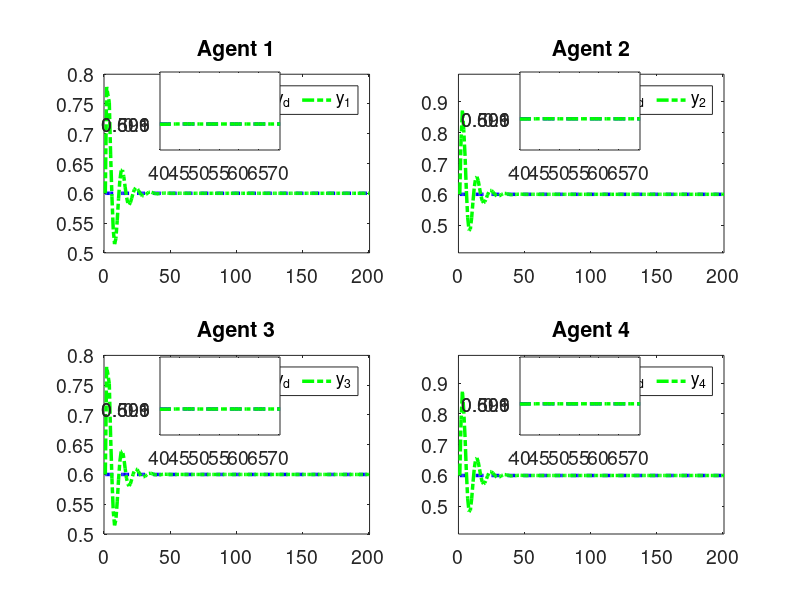
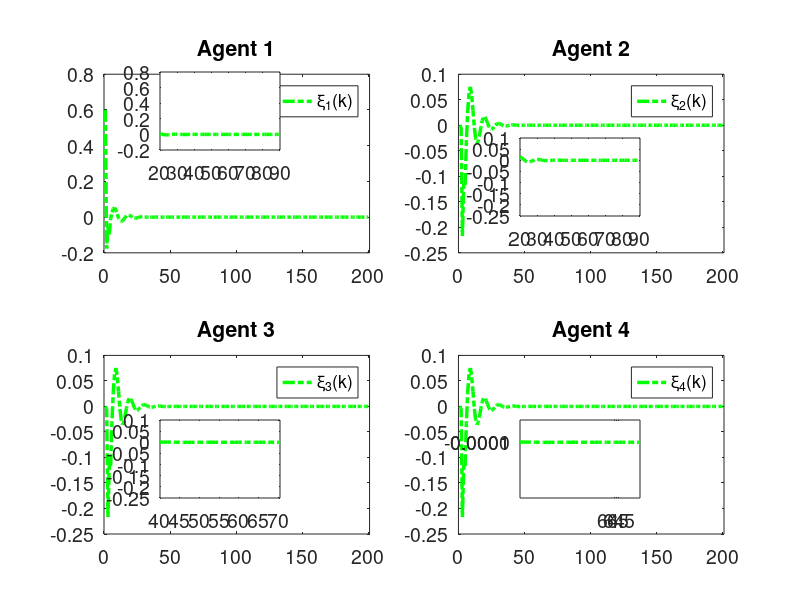

MATLAB code to generate these figures, in order:
clc; clear;

% Parameters
rho = 7.5;            % Increase gain for better control response
eta = 1;              % Increase to make the adaptive update faster
lamda = 350;          % Model-free parameter
mu = 0.005;           % Adaptive parameter
epsilon = 1e-5;       % Small threshold for stability
alpha = 15;           % Smoothing factor for error dynamics
T = 0.1;              % Sampling time (kept for calculations but not used in time vector)
gamma1 = 0.45;        % Adjust control gains for faster tracking
gamma2 = 0.15;        % Adjust control gains
gamma3 = 0.45;        % Adjust control gains
gamma4 = 0.15;        % Adjust control gains
beta = 10;            % Sliding mode coefficient
sigma = 95;           % Sliding mode parameter
tau = 1e-5;           % Small damping term

rT = 1024;            % Sample rate
L = 200;              % Time steps
m = 200;              % Data size
n = 600;              % Data size

% Initialization
phi1 = zeros(m+1,1); 
phi2 = zeros(m+1,1); 
phi3 = zeros(m+1,1); 
phi4 = zeros(m+1,1);
mfa1 = zeros(m+1,1); 
mfa2 = zeros(m+1,1); 
mfa3 = zeros(m+1,1); 
mfa4 = zeros(m+1,1);
sm1 = zeros(m,1);  
sm2 = zeros(m,1);  
sm3 = zeros(m,1);  
sm4 = zeros(m,1);
y1 = zeros(m+1,1); 
y2 = zeros(m+1,1); 
y3 = zeros(m+1,1); 
y4 = zeros(m+1,1);
u1 = zeros(m,1);   
u2 = zeros(m,1);   
u3 = zeros(m,1);   
u4 = zeros(m,1);
xi1 = zeros(m,1);  
xi2 = zeros(m,1);  
xi3 = zeros(m,1);  
xi4 = zeros(m,1);
s1 = zeros(m,1);   
s2 = zeros(m,1);   
s3 = zeros(m,1);   
s4 = zeros(m,1);
yd = zeros(m+1,1);

% Desired signal (Reference trajectory)
for k = 1:1:m+1
    yd(k) = 0.6; % Time-invariant constant reference signal
    % yd(k) = 0.6 * sin(0.05 * pi * k) + 0.6 * cos(0.03 * pi * k);
end

for k = 1:m
    % Adaptive Gain update
    if k == 1
        phi1(k) = 4.0; 
        phi2(k) = 4.0; 
        phi3(k) = 4.0; 
        phi4(k) = 4.0;
    elseif k == 2
        phi1(k) = phi1(k-1) + (eta * u1(k-1) / (mu + u1(k-1)^2)) * (y1(k) - phi1(k-1)*u1(k-1));
        phi2(k) = phi2(k-1) + (eta * u2(k-1) / (mu + u2(k-1)^2)) * (y2(k) - phi2(k-1)*u2(k-1));
        phi3(k) = phi3(k-1) + (eta * u3(k-1) / (mu + u3(k-1)^2)) * (y3(k) - phi3(k-1)*u3(k-1));
        phi4(k) = phi4(k-1) + (eta * u4(k-1) / (mu + u4(k-1)^2)) * (y4(k) - phi4(k-1)*u4(k-1));
    else
        phi1(k) = phi1(k-1) + (eta * (u1(k-1) - u1(k-2)) / (mu + (u1(k-1) - u1(k-2))^2)) * (y1(k) - y1(k-1) - phi1(k-1) * (u1(k-1) - u1(k-2)));
        phi2(k) = phi2(k-1) + (eta * (u2(k-1) - u2(k-2)) / (mu + (u2(k-1) - u2(k-2))^2)) * (y2(k) - y2(k-1) - phi2(k-1) * (u2(k-1) - u2(k-2)));
        phi3(k) = phi3(k-1) + (eta * (u3(k-1) - u3(k-2)) / (mu + (u3(k-1) - u3(k-2))^2)) * (y3(k) - y3(k-1) - phi3(k-1) * (u3(k-1) - u3(k-2)));
        phi4(k) = phi4(k-1) + (eta * (u4(k-1) - u4(k-2)) / (mu + (u4(k-1) - u4(k-2))^2)) * (y4(k) - y4(k-1) - phi4(k-1) * (u4(k-1) - u4(k-2)));
    end

    % Stability protection
    if k > 2 && (abs(phi1(k)) <= epsilon || abs(u1(k-1) - u1(k-2)) <= epsilon || sign(phi1(k)) ~= sign(phi1(1)))
        phi1(k) = phi1(1);
    end
    if k > 2 && (abs(phi2(k)) <= epsilon || abs(u2(k-1) - u2(k-2)) <= epsilon || sign(phi2(k)) ~= sign(phi2(1)))
        phi2(k) = phi2(1);
    end
    if k > 2 && (abs(phi3(k)) <= epsilon || abs(u3(k-1) - u3(k-2)) <= epsilon || sign(phi3(k)) ~= sign(phi3(1)))
        phi3(k) = phi3(1);
    end
    if k > 2 && (abs(phi4(k)) <= epsilon || abs(u4(k-1) - u4(k-2)) <= epsilon || sign(phi4(k)) ~= sign(phi4(1)))
        phi4(k) = phi4(1);
    end

    % Error dynamics
    xi1(k) = yd(k) - 2*y1(k) + y4(k);
    xi2(k) = y1(k) - 2*y2(k) + y3(k);
    xi3(k) = y2(k) + yd(k) - 2*y3(k);
    xi4(k) = y1(k) + y3(k) - 2*y4(k);

    % Fix: Handle k=1 case for sliding surfaces
    if k == 1
        s1(k) = 0;
        s2(k) = 0;
        s3(k) = 0;
        s4(k) = 0;
    else
        s1(k) = alpha * xi1(k) - xi1(k-1);
        s2(k) = alpha * xi2(k) - xi2(k-1);
        s3(k) = alpha * xi3(k) - xi3(k-1);
        s4(k) = alpha * xi4(k) - xi4(k-1);
    end

    % MFAC updates
    if k == 1
        mfa1(k) = 0;
        mfa2(k) = 0;
        mfa3(k) = 0;
        mfa4(k) = 0;
    else
        mfa1(k) = mfa1(k-1) + (rho * phi1(k)) / (lamda + abs(phi1(k)^2)) * xi1(k);
        mfa2(k) = mfa2(k-1) + (rho * phi2(k)) / (lamda + abs(phi2(k)^2)) * xi2(k);
        mfa3(k) = mfa3(k-1) + (rho * phi3(k)) / (lamda + abs(phi3(k)^2)) * xi3(k);
        mfa4(k) = mfa4(k-1) + (rho * phi4(k)) / (lamda + abs(phi4(k)^2)) * xi4(k);
    end

    % SMC updates
    if k == 1 
        sm1(k) = 0;
        sm2(k) = 0;
        sm3(k) = 0;
        sm4(k) = 0;
    else
        sm1(k) = sm1(k-1) + (beta * phi1(k)) / (sigma + (phi1(k))^2) * ...
            ( (xi1(k) + (y4(k) - y4(k-1)) + (yd(k+1) - yd(k))) / (1 + 1) ...
            - (xi1(k)) / (alpha * (2)) + tau * sign(s1(k)) );

        sm2(k) = sm2(k-1) + (beta * phi2(k)) / (sigma + (phi2(k)^2)) * ...
            ( (xi2(k) + (y1(k) - y1(k-1)) + (y3(k) - y3(k-1))) / (1 + 1) ...
            - (xi2(k)) / (alpha * 2) + tau * sign(s2(k)) );

        sm3(k) = sm3(k-1) + (beta * phi3(k)) / (sigma + (phi3(k)^2)) * ...
            ( (xi3(k) + (y2(k) - y2(k-1)) + (yd(k+1) - yd(k))) / (1 + 1) ...
            - (xi3(k)) / (alpha * (2)) + tau * sign(s3(k)) );

        sm4(k) = sm4(k-1) + (beta * phi4(k)) / (sigma + (phi4(k)^2)) * ...
            ( (xi4(k) + (y1(k) - y1(k-1)) + (y3(k) - y3(k-1))) / (1 + 1) ...
            - (xi4(k)) / (alpha * (2)) + tau * sign(s4(k)) );
    end

    % Control signal
    if k == 1
        u1(k) = 0.01;
        u2(k) = 0.01;
        u3(k) = 0.01;
        u4(k) = 0.01;
    else
        u1(k) = mfa1(k) + gamma1 * sm1(k);
        u2(k) = mfa2(k) + gamma2 * sm2(k);
        u3(k) = mfa3(k) + gamma3 * sm3(k);
        u4(k) = mfa4(k) + gamma4 * sm4(k);
    end
    if k == 1
        y1(k) = 0.6;
        y2(k) = 0.6;
        y3(k) = 0.6;
        y4(k) = 0.6;
    end

    % Plant model update with nonlinear term and feedforward
    a = 0.5;
    b1 = 1.2 * n / (rT * 0.2);
    b2 = 1.2 * n / (rT * 0.2);
    b3 = 1.2 * n / (rT * 0.2);
    b4 = 1.2 * n / (rT * 0.2);
    
    nonlinearity1 = 0.03; % Coefficient for cubic nonlinearity
    nonlinearity2 = 0.01; % Coefficient for cubic nonlinearity
    nonlinearity3 = 0.02; % Coefficient for cubic nonlinearity
    nonlinearity4 = 0.01; % Coefficient for cubic nonlinearity
    ff_gain = 0.45; % Feedforward gain
    
    % Add cubic nonlinearity and feedforward term
    y1(k+1) = a * y1(k) + b1 * u1(k) - nonlinearity1 * y1(k)^3 + ff_gain;
    y2(k+1) = a * y2(k) + b2 * u2(k) - nonlinearity2 * y2(k)^2 + ff_gain;
    y3(k+1) = a * y3(k) + b3 * u3(k) - nonlinearity3 * y3(k)^3 + ff_gain;
    y4(k+1) = a * y4(k) + b4 * u4(k) - nonlinearity4 * y4(k)^2 + ff_gain;
end

% Plotting
% Time vector for plotting
t = 1:1:m+1;  % Gives 201 points, as expected
font_size = 14;

% Verify time vector and array lengths
disp(['Length of t: ', num2str(length(t))]); % Should display 201
disp(['Length of y1: ', num2str(length(y1))]); % Should be 201
disp(['Length of yd: ', num2str(length(yd))]); % Should be 201
disp(['Length of xi1: ', num2str(length(xi1))]); % Should be 200

% Plot 4 subplots
figure('Position', [100, 100, 15*100, 7.5*100]); % [left, bottom, width, height] in pixels
subplot(2,2,1);
plot(t, yd, '--b', 'LineWidth', 2.5); hold on;
plot(t, y1, '-.g', 'LineWidth', 2.5);
title('Agent 1'); grid off;
legend('y_d','y_1','Orientation', 'horizontal');
set(gca, 'FontSize', font_size);
xlim([0 m+1]); % X-axis starts from 0
ylim([0.5 0.8]); % Y-axis limits for Agent 1

zoom_x_start = 40; % Start of zoomed x-range
zoom_x_end = 70.5; % End of zoomed x-range
axes('Position', [0.20,0.75,0.15,0.13]);
box on; hold on;
plot(t, yd, '--b', 'LineWidth', 2.5);
plot(t, y1, '-.g', 'LineWidth', 2.5);
xlim([zoom_x_start zoom_x_end]);
yticks([0.599,0.6,0.601]);
set(gca, 'FontSize', font_size);

subplot(2,2,2);
plot(t, yd, '--b', 'LineWidth', 2.5); hold on;
plot(t, y2, '-.g', 'LineWidth', 2.5);
title('Agent 2'); grid off;
legend('y_d','y_2','Orientation', 'horizontal');
set(gca, 'FontSize', font_size);
xlim([0 m+1]); % X-axis starts from 0
ylim([0.41 0.99]); % Y-axis limits for Agent 2

axes('Position', [0.65,0.75,0.15,0.13]);
box on; hold on;
plot(t, yd, '--b', 'LineWidth', 2.5);
plot(t, y2, '-.g', 'LineWidth', 2.5);
xlim([zoom_x_start zoom_x_end]);
yticks([0.599,0.6,0.601]);
set(gca, 'FontSize', font_size);

subplot(2,2,3);
plot(t, yd, '--b', 'LineWidth', 2.5); hold on;
plot(t, y3, '-.g', 'LineWidth', 2.5);
title('Agent 3'); grid off;
legend('y_d','y_3','Orientation', 'horizontal');
set(gca, 'FontSize', font_size);
xlim([0 m+1]); % X-axis starts from 0
ylim([0.5 0.8]); % Y-axis limits for Agent 1

axes('Position', [0.20,0.275,0.15,0.13]);
box on; hold on;
plot(t, yd, '--b', 'LineWidth', 2.5);
plot(t, y3, '-.g', 'LineWidth', 2.5);
xlim([zoom_x_start zoom_x_end]);
yticks([0.599,0.6,0.601]);
set(gca, 'FontSize', font_size);

subplot(2,2,4);
plot(t, yd, '--b', 'LineWidth', 2.5); hold on;
plot(t, y4, '-.g', 'LineWidth', 2.5);
title('Agent 4'); grid off;
legend('y_d','y_4','Orientation', 'horizontal');
set(gca, 'FontSize', font_size);
xlim([0 m+1]); % X-axis starts from 0
ylim([0.41 0.99]); % Y-axis limits for Agent 2

axes('Position', [0.65,0.275,0.15,0.13]);
box on; hold on;
plot(t, yd, '--b', 'LineWidth', 2.5);
plot(t, y4, '-.g', 'LineWidth', 2.5);
xlim([zoom_x_start zoom_x_end]);
yticks([0.599,0.6,0.601]);
set(gca, 'FontSize', font_size);







% Plot 4 subplots


figure('Position', [100, 100, 15*100, 7.5*100]); % [left, bottom, width, height] in pixels
subplot(2,2,1);
plot(t(1:end-1), xi1, '-.g', 'LineWidth', 2.5);
title('Agent 1'); grid off;
legend('\xi_1(k)','y_1','Orientation', 'horizontal');
set(gca, 'FontSize', font_size);
xlim([0 m+1]); % X-axis starts from 0
% ylim([0.5 0.8]); % Y-axis limits for Agent 1

zoom_x_start_xi = 20; % Start of zoomed x-range
zoom_x_end_xi = 90; % End of zoomed x-range
axes('Position', [0.20,0.75,0.15,0.13]);
box on; hold on;
plot(t(1:end-1), xi1, '-.g', 'LineWidth', 2.5);
xlim([zoom_x_start_xi zoom_x_end_xi]);
% yticks([-2.000000000000000e-04,0,2.000000000000000e-04,4.000000000000001e-04,6.000000000000001e-04]);
set(gca, 'FontSize', font_size);

subplot(2,2,2);
plot(t(1:end-1), xi2, '-.g', 'LineWidth', 2.5);
title('Agent 2'); grid off;
legend('\xi_2(k)','y_2','Orientation', 'horizontal');
set(gca, 'FontSize', font_size);
xlim([0 m+1]); % X-axis starts from 0
% ylim([0.41 0.99]); % Y-axis limits for Agent 2

axes('Position', [0.65,0.64,0.15,0.13]);
box on; hold on;
plot(t(1:end-1), xi2, '-.g', 'LineWidth', 2.5);
xlim([zoom_x_start_xi zoom_x_end_xi]);
% yticks([-2.000000000000000e-04,0,2.000000000000000e-04,4.000000000000001e-04,6.000000000000001e-04]);
set(gca, 'FontSize', font_size);

subplot(2,2,3);
plot(t(1:end-1), xi2, '-.g', 'LineWidth', 2.5);
title('Agent 3'); grid off;
legend('\xi_3(k)','y_3','Orientation', 'horizontal');
set(gca, 'FontSize', font_size);
xlim([0 m+1]); % X-axis starts from 0
% ylim([0.5 0.8]); % Y-axis limits for Agent 1

axes('Position', [0.20,0.170,0.15,0.13]);
box on; hold on;
plot(t(1:end-1), xi2, '-.g', 'LineWidth', 2.5);
xlim([zoom_x_start zoom_x_end]);
% yticks([0.599,0.6,0.601]);
set(gca, 'FontSize', font_size);

subplot(2,2,4);
plot(t(1:end-1), xi4, '-.g', 'LineWidth', 2.5);
title('Agent 4'); grid off;
legend('\xi_4(k)','y_4','Orientation', 'horizontal');
set(gca, 'FontSize', font_size);
xlim([0 m+1]); % X-axis starts from 0
% ylim([0.41 0.99]); % Y-axis limits for Agent 2

axes('Position', [0.65,0.170,0.15,0.13]);
box on; hold on;
plot(t(1:end-1), xi4, '-.g', 'LineWidth', 2.5);
xlim([zoom_x_start zoom_x_end]);
xticks([64,64.5,65])
yticks([-1.000000000000000e-04,0,1.000000000000000e-04]);
set(gca, 'FontSize', font_size);
hold off;